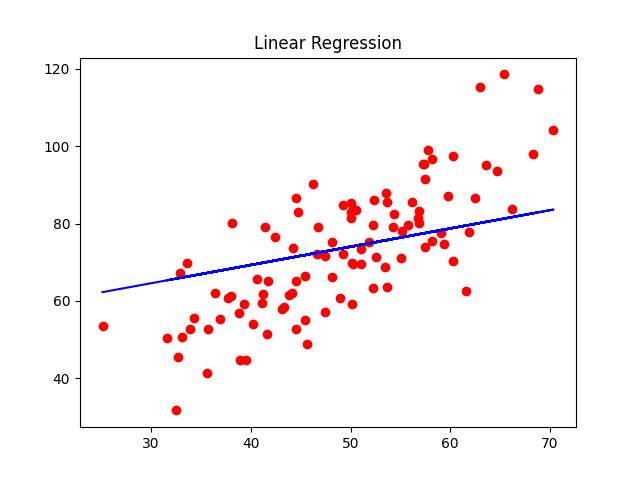

Write Python code to recreate this figure.
from numpy import *
from matplotlib import pyplot as plt

def compute_error_for_line_given_points(b, m, points):
    totalError = 0
    for i in range(0, len(points)):
        x = points[i, 0]
        y = points[i, 1]
        totalError += (y - (m * x + b)) ** 2
    return totalError / float(len(points))

def gradient_descent_runner(points, starting_b, starting_m, learning_rate, num_iterations):
    b = starting_b
    m = starting_m

    for i in range(num_iterations):
        b, m = step_gradient(b, m, array(points), learning_rate)
    return [b, m]

def step_gradient(b_current, m_current, points, learning_rate):
    # starting points for the gradient
    b_gradient = 0
    m_gradient = 0
    n = float(len(points))

    for i in range(len(points)):
        x = points[i, 0]
        y = points[i, 1]
        # calculate partial derivatives for gradient
        # gradient is the steepest increase in the error function
        b_gradient += -(2/n) * x * (y - ((m_current * x) + b_current))
        m_gradient += -(2/n) * (y - ((m_current * x) + b_current))
    # update the parameters, go in the opposite direction of the gradient
    new_b = b_current - (learning_rate * b_gradient)
    new_m = m_current - (learning_rate * m_gradient)
    return [new_b, new_m]

def run():
    # Load the data
    points = genfromtxt("data.csv", delimiter=",")

    # Hyperparameters
    learning_rate = 0.0001
    # y = mx + b
    initial_b = 0
    initial_m = 0
    num_iterations = 1000

    # Train the model
    print(f"Starting gradient descent at b = {initial_b}, m = {initial_m}, error = {compute_error_for_line_given_points(initial_b, initial_m, points)}")
    [b, m] = gradient_descent_runner(points, initial_b, initial_m, learning_rate, num_iterations)
    print(f"After {num_iterations} iterations b = {b}, m = {m}, error = {compute_error_for_line_given_points(b, m, points)}")

    # Plot the data
    plt.scatter(points[:, 0], points[:, 1], color="red")
    plt.plot(points[:, 0], points[:, 0] * m + b, color="blue")
    plt.title("Linear Regression")
    plt.legend()
    plt.savefig("linear_regression.png")
    plt.show()
    plt.close()
    

if __name__ == "__main__":
    exit(run())
